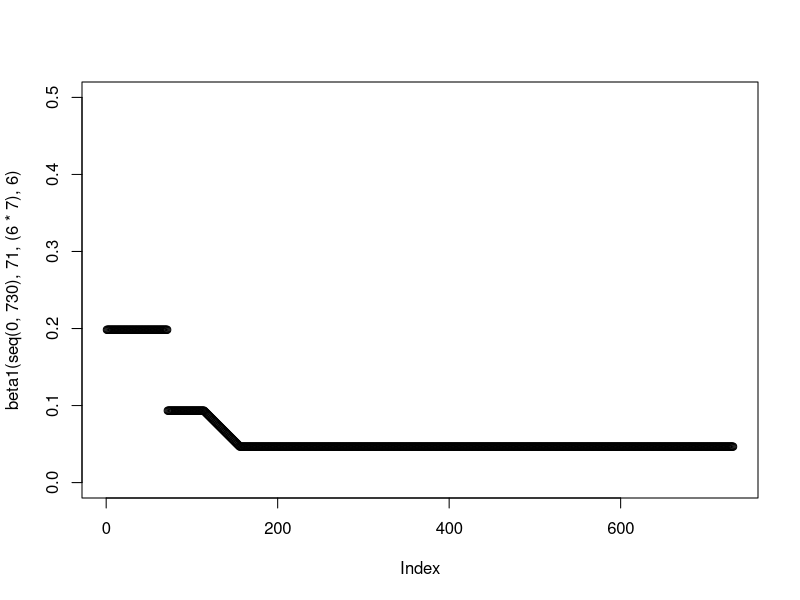
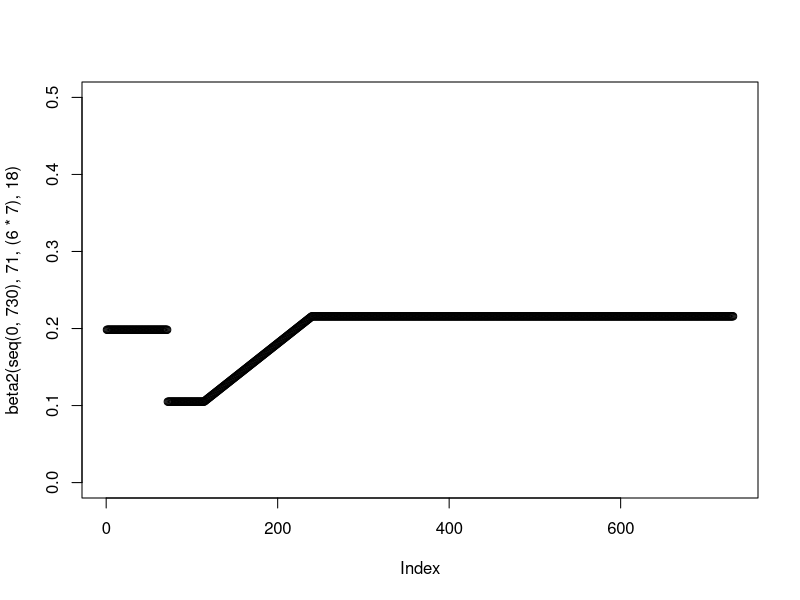
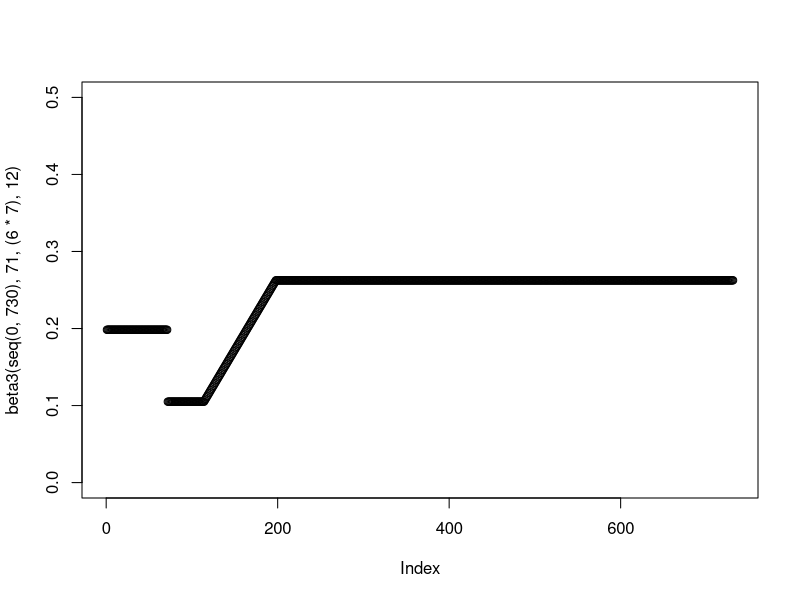
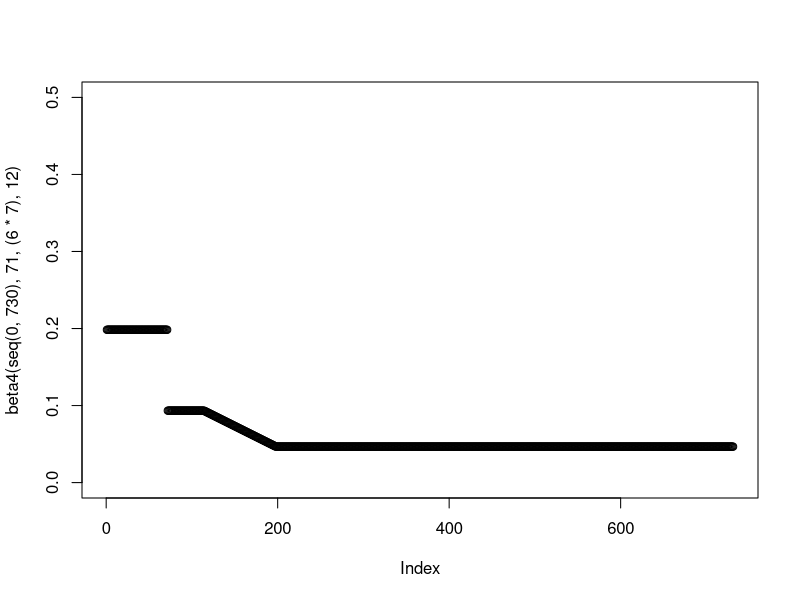

The R script that drew these images, in order:
setwd("C:/Users/amorg/Documents/PhD/nCoV Work/Figures/Enhanced Shielding/New") # This is where the plots Output
rm(list=ls())
library("deSolve"); library("ggplot2"); library("ggpubr"); library("reshape2"); library("dplyr"); library("Cairo")

#### Model Functions - Gen Time/ Betas/ODEs ####
#Function to calculate the Generation time (1/gamma) parameter
GenTime <- function(T2, R0) {
  G = T2 * ((R0-1)/log(2))
  return(G)
}

#Functions for the 4 Betas in the model - Plotting function visualises the beta(t) throughout the model run
beta1 <- function(time, tstart1, tdur, tdur2) {
  gamma <- 1/(GenTime(3.3,2.8))
  beta1_2 <- 0.4*(gamma)
  betalin <- approxfun(x=c(tstart1+tdur, tstart1+tdur+(tdur2*7)), y = c(0.8*(gamma), beta1_2), method="linear", rule  =2)
  ifelse((time >= tstart1 & time <= tstart1+tdur), 
         0.8*(gamma), #Phase 2
         ifelse((time >= tstart1+tdur & time <= tstart1+tdur+(tdur2*7)), 
                betalin(time), #Phase 3
                ifelse((time >= tstart1+tdur+(tdur2*7) & time <= 730),
                       beta1_2, #Phase 4
                       1.7*(gamma))))} #Phase 1

plot(beta1(seq(0,730), 71, (6*7), 6), ylim = c(0,0.5))

beta2 <- function(time, tstart1, tdur, tdur2) {
  gamma <- 1/(GenTime(3.3,2.8))
  beta1_2 <- 1.85*gamma
  betalin <- approxfun(x=c(tstart1+tdur, tstart1+tdur+(tdur2*7)), y = c(0.9*(gamma), beta1_2), method="linear", rule  =2)
  ifelse((time >= tstart1 & time <= tstart1+tdur), 
         0.9*(gamma), #Phase 2
         ifelse((time >= tstart1+tdur & time <= tstart1+tdur+(tdur2*7)),
                betalin(time), #Phase 3
                ifelse((time >= tstart1+tdur+(tdur2*7) & time <= 730),
                       beta1_2, #Phase 4
                       1.7*(gamma))))} #Phase 1

plot(beta2(seq(0,730), 71, (6*7), 18), ylim = c(0,0.5))

beta3 <- function(time, tstart1, tdur,tdur2) {
  gamma <- 1/(GenTime(3.3,2.8))
  beta1_2 <- 2.25*gamma 
  betalin <- approxfun(x=c(tstart1+tdur, tstart1+tdur+(tdur2*7)), y = c(0.9*(gamma), beta1_2), method="linear", rule  =2)
  ifelse((time >= tstart1 & time <= tstart1+tdur),
         0.9*(gamma), #Phase 2
         ifelse((time >= tstart1+tdur & time <= tstart1+tdur+(tdur2*7)),
                betalin(time), #Phase 3
                ifelse((time >= tstart1+tdur+(tdur2*7) & time <= 730),
                       beta1_2, #Phase 4
                       1.7*(gamma))))} #Phase 1

plot(beta3(seq(0,730), 71, (6*7), 12), ylim = c(0,0.5))

beta4 <- function(time,tstart1,tdur, tdur2) {
  gamma <- 1/(GenTime(3.3,2.8))
  beta1_2 <- 0.4*(gamma)
  betalin <- approxfun(x=c(tstart1+tdur, tstart1+tdur+(tdur2*7)), y = c(0.8*(gamma), beta1_2), method="linear", rule  =2)
  ifelse((time >= tstart1 & time <= tstart1+tdur), 
         0.8*(gamma), #Phase 2
         ifelse((time >= tstart1+tdur & time <= tstart1+tdur+(tdur2*7)), 
                betalin(time), #Phase 3
                ifelse((time >= tstart1+tdur+(tdur2*7) & time <= 730),
                       beta1_2, #Phase 4
                       1.7*(gamma))))} #Phase 1

plot(beta4(seq(0,730), 71, (6*7), 12), ylim = c(0,0.5))

#ODEs for the Enhanced Shielding Model - Remainder is split into 3 sub-groups
SIRS <- function(time, state, parameters) {
  with(as.list(c(state, parameters)), {
    beta1 <- beta1(time,tstart1,tdur,tdur2)
    beta2 <- beta2(time,tstart1,tdur,tdur2)
    beta3 <- beta3(time,tstart1,tdur,tdur2)
    beta4 <- beta4(time,tstart1,tdur,tdur2)
    
    dSv = - beta1*Iv*Sv - beta1*Is*Sv - beta4*Ir1*Sv - beta4*Ir2*Sv - beta4*Ir3*Sv + zeta*Rv
    dSs = - beta1*Iv*Ss - beta1*Is*Ss - beta2*Ir1*Ss - beta2*Ir2*Ss - beta2*Ir3*Ss + zeta*Rs
    dSr1 = - beta4*Iv*Sr1 - beta2*Is*Sr1 - beta3*Ir1*Sr1 - beta3*Ir2*Sr1 - beta3*Ir3*Sr1 + zeta*Rr1
    dSr2 = - beta4*Iv*Sr2 - beta2*Is*Sr2 - beta3*Ir1*Sr2 - beta3*Ir2*Sr2 - beta3*Ir3*Sr2 + zeta*Rr2
    dSr3 = - beta4*Iv*Sr3 - beta2*Is*Sr3 - beta3*Ir1*Sr3 - beta3*Ir2*Sr3 - beta3*Ir3*Sr3 + zeta*Rr3
    
    dIv = beta1*Iv*Sv + beta1*Is*Sv + beta4*Ir1*Sv + beta4*Ir2*Sv + beta4*Ir3*Sv - gamma*Iv
    dIs = beta1*Iv*Ss + beta1*Is*Ss + beta2*Ir1*Ss + beta2*Ir2*Ss + beta2*Ir3*Ss - gamma*Is
    dIr1 = beta4*Iv*Sr1 + beta2*Is*Sr1 + beta3*Ir1*Sr1 + beta3*Ir2*Sr1 + beta3*Ir3*Sr1 - gamma*Ir1
    dIr2 = beta4*Iv*Sr2 + beta2*Is*Sr2 + beta3*Ir1*Sr2 + beta3*Ir2*Sr2 + beta3*Ir3*Sr2 - gamma*Ir2
    dIr3 = beta4*Iv*Sr3 + beta2*Is*Sr3 + beta3*Ir1*Sr3 + beta3*Ir2*Sr3 + beta3*Ir3*Sr3 - gamma*Ir3
    
    dRv = gamma*Iv - zeta*Rv 
    dRs = gamma*Is - zeta*Rs
    dRr1 = gamma*Ir1 - zeta*Rr1
    dRr2 = gamma*Ir2 - zeta*Rr2
    dRr3 = gamma*Ir3 - zeta*Rr3

    return(list(c(dSv, dSs, dSr1, dSr2, dSr3,
                  dIv, dIs, dIr1, dIr2, dIr3,
                  dRv, dRs, dRr1, dRr2, dRr3)))
  })
}

#### Running the Model w/ Parameters ####

#Initial Conditions, Times, Parameters and Phase Timings 
init <- c(Sv = 0.2 - 0.0001*0.2, Ss = 0.2 - 0.0001*0.2, 
          Sr1 = 0.2 - 0.0001*0.2, Sr2 = 0.2 - 0.0001*0.2, Sr3 = 0.2 - 0.0001*0.2,
          
          Iv = 0.0001*0.2, Is = 0.0001*0.2, Ir1 = 0.0001*0.2, Ir2 = 0.0001*0.2, Ir3 = 0.0001*0.2,   
          Rv= 0, Rs = 0, Rr1 = 0, Rr2 = 0, Rr3 = 0)

times <- seq(0, 478, by = 1)

#### Altering the Duration of Phase 3 - 12/6/18 Weeks ####
#### 12 Weeks ####
#Parameters - TDUR is 12 Weeks 
parms = c(gamma = 1/(GenTime(3.3,2.8)), 
          zeta = 1/365,
          tstart1 = 71, 
          tdur = 6*7,
          tdur2 = 12) 

out1 <- data.frame(ode(y = init, func = SIRS, times = times, parms = parms))

#Altering the output dataframe so that N=1
out1$RemS <- out1$Sr1 + out1$Sr2 + out1$Sr3; out1$RemI <- out1$Ir1 + out1$Ir2 + out1$Ir3; out1$RemR <- out1$Rr1 + out1$Rr2 + out1$Rr3
out1$Sv <- out1$Sv/0.20; out1$Ss <- out1$Ss/0.20; out1$RemS <- out1$RemS/0.60
out1$Iv <- out1$Iv/0.20; out1$Is <- out1$Is/0.20; out1$RemI <- out1$RemI/0.60
out1$Rv <- out1$Rv/0.20; out1$Rs <- out1$Rs/0.20; out1$RemR <- out1$RemR/0.60
out1$Beta1 <- beta1(times, 71, (6*7), parms[[5]]*7)
out1$Beta2 <- beta2(times, 71, (6*7), parms[[5]]*7)
out1$Beta3 <- beta3(times, 71, (6*7), parms[[5]]*7)
out1$Beta4 <- beta4(times, 71, (6*7), parms[[5]]*7)

#Phases altered for the new TDUR = 12
phase1 <- data.frame(xmin=0, xmax=71, ymin=-Inf, ymax=Inf, name = "P1")
phase2 <- data.frame(xmin=71, xmax=71+(6*7), ymin=-Inf, ymax=Inf, name = "P2")
phase3 <- data.frame(xmin=71+(6*7), xmax=71+(6*7)+parms[[5]]*7, ymin=-Inf, ymax=Inf, name = "P3")
phase4 <- data.frame(xmin=71+(6*7)+parms[[5]]*7, xmax=Inf, ymin=-Inf, ymax=Inf, name = "P4")

#Naming the Output Columns
colnames(out1) <- c("Time", "Suscv", "Suscs", "Suscr1", "Suscr2","Suscr3", 
                    "Infected_Iv", "Infected_Is", "Infected_Ir1", "Infected_Ir2", "Infected_Ir3", 
                    "Recovv", "Recovs", "Recovr1", "Recovr2", "Recovr2",
                    "RemSusc", "RemInf", "RemRecov",
                    "Beta_1", "Beta_2", "Beta_3", "Beta_4")

#Input for ggplot
statsinfecv <- melt(out1, id.vars = c("Time"), measure.vars = c("Infected_Iv", "Infected_Is", "RemInf"))
statsinfecv$variable <- factor(statsinfecv$variable, levels=rev(levels(statsinfecv$variable)))

#Plotting
pinf12 <- ggplot(data = statsinfecv, aes(x = (Time), y = value, col = variable))  + theme_bw() +
  labs(x ="Time (Days)", y = "Proportion Infected") + scale_y_continuous(limits = c(0,0.07), expand = c(0,0)) +
  theme(legend.position = "none", legend.title = element_blank(), legend.text=element_text(size=14),  axis.text=element_text(size=14),
        axis.title.y=element_text(size=14),axis.title.x = element_blank(), 
        legend.spacing.x = unit(0.3, 'cm'), plot.margin=unit(c(0.7,0.7,0.8,0.8),"cm")) + scale_x_continuous(expand = c(0, 0)) + 
  scale_color_manual(values=c('blue','darkgreen','red'), labels= c("General", "Shielders", "Vulnerable")) +
  geom_rect(data=phase2, aes(xmin=xmin, xmax=xmax, ymin=ymin, ymax=ymax), fill="grey", alpha=0.5, inherit.aes = FALSE) +
  geom_rect(data=phase3, aes(xmin=xmin, xmax=xmax, ymin=ymin, ymax=ymax), fill="grey", alpha=0.35, inherit.aes = FALSE) +
  geom_rect(data=phase4, aes(xmin=xmin, xmax=xmax, ymin=ymin, ymax=ymax), fill="grey", alpha=0.5, inherit.aes = FALSE) +
  geom_text(data = phase1, aes(x = xmin, y = 0.06, label = name),inherit.aes = FALSE, size = 8, vjust = 0, hjust = 0, nudge_x = 25) +
  geom_text(data = phase2, aes(x = xmin, y = 0.06, label = name),inherit.aes = FALSE, size = 8, vjust = 0, hjust = 0, nudge_x = 8) +
  geom_text(data = phase3, aes(x = xmin, y = 0.06, label = name),inherit.aes = FALSE, size = 8, vjust = 0, hjust = 0, nudge_x = 30) +
  geom_text(data = phase4, aes(x = xmin, y = 0.06, label = name),inherit.aes = FALSE, size = 8, vjust = 0, hjust = 0, nudge_x = 125) +
  geom_line(size = 1.02, stat = "identity")

#### 6 ####
#Parameters - TDUR is 6 Weeks 
parms = c(gamma = 1/(GenTime(3.3,2.8)), 
          zeta = 1/365,
          tstart1 = 71, 
          tdur = 6*7,
          tdur2 = 6) 

out1 <- data.frame(ode(y = init, func = SIRS, times = times, parms = parms))

#Altering the output dataframe so that N = 1
out1$RemS <- out1$Sr1 + out1$Sr2 + out1$Sr3; out1$RemI <- out1$Ir1 + out1$Ir2 + out1$Ir3; out1$RemR <- out1$Rr1 + out1$Rr2 + out1$Rr3
out1$Sv <- out1$Sv/0.20; out1$Ss <- out1$Ss/0.20; out1$RemS <- out1$RemS/0.60
out1$Iv <- out1$Iv/0.20; out1$Is <- out1$Is/0.20; out1$RemI <- out1$RemI/0.60
out1$Rv <- out1$Rv/0.20; out1$Rs <- out1$Rs/0.20; out1$RemR <- out1$RemR/0.60
out1$Beta1 <- beta1(times, 71, (6*7), parms[[5]]*7)
out1$Beta2 <- beta2(times, 71, (6*7), parms[[5]]*7)
out1$Beta3 <- beta3(times, 71, (6*7), parms[[5]]*7)
out1$Beta4 <- beta4(times, 71, (6*7), parms[[5]]*7)

#Phases altered for the new TDUR = 6
phase1 <- data.frame(xmin=0, xmax=71, ymin=-Inf, ymax=Inf, name = "P1")
phase2 <- data.frame(xmin=71, xmax=71+(6*7), ymin=-Inf, ymax=Inf, name = "P2")
phase3 <- data.frame(xmin=71+(6*7), xmax=71+(6*7)+parms[[5]]*7, ymin=-Inf, ymax=Inf, name = "P3")
phase4 <- data.frame(xmin=71+(6*7)+ parms[[5]]*7, xmax=Inf, ymin=-Inf, ymax=Inf, name = "P4")

#Naming the Output Columns
colnames(out1) <- c("Time", "Suscv", "Suscs", "Suscr1", "Suscr2","Suscr3", 
                    "Infected_Iv", "Infected_Is", "Infected_Ir1", "Infected_Ir2", "Infected_Ir3", 
                    "Recovv", "Recovs", "Recovr1", "Recovr2", "Recovr2",
                    "RemSusc", "RemInf", "RemRecov",
                    "Beta_1", "Beta_2", "Beta_3", "Beta_4")

#Input for ggplot
statsinfecv <- melt(out1, id.vars = c("Time"), measure.vars = c("Infected_Iv", "Infected_Is", "RemInf"))
statsinfecv$variable <- factor(statsinfecv$variable, levels=rev(levels(statsinfecv$variable)))

#Plotting
pinf6 <- ggplot(data = statsinfecv, aes(x = (Time), y = value, col = variable))  + theme_bw() +
  labs(x ="Time (Days)", y = "Proportion Infected") + scale_y_continuous(limits = c(0,0.07), expand = c(0,0)) +
  theme(legend.position = "none", legend.title = element_blank(), legend.text=element_text(size=14),  axis.text=element_text(size=14),
        axis.title.y=element_text(size=14),axis.title.x = element_blank(), 
        legend.spacing.x = unit(0.3, 'cm'), plot.margin=unit(c(0.7,0.7,0.8,0.8),"cm")) + scale_x_continuous(expand = c(0, 0)) + 
  scale_color_manual(values=c('blue','darkgreen','red'), labels= c("General", "Shielders", "Vulnerable")) +
  geom_rect(data=phase2, aes(xmin=xmin, xmax=xmax, ymin=ymin, ymax=ymax), fill="grey", alpha=0.5, inherit.aes = FALSE) +
  geom_rect(data=phase3, aes(xmin=xmin, xmax=xmax, ymin=ymin, ymax=ymax), fill="grey", alpha=0.35, inherit.aes = FALSE) +
  geom_rect(data=phase4, aes(xmin=xmin, xmax=xmax, ymin=ymin, ymax=ymax), fill="grey", alpha=0.5, inherit.aes = FALSE) +
  geom_text(data = phase1, aes(x = xmin, y = 0.06, label = name),inherit.aes = FALSE, size = 8, vjust = 0, hjust = 0, nudge_x = 25) +
  geom_text(data = phase2, aes(x = xmin, y = 0.06, label = name),inherit.aes = FALSE, size = 8, vjust = 0, hjust = 0, nudge_x = 8) +
  geom_text(data = phase3, aes(x = xmin, y = 0.06, label = name),inherit.aes = FALSE, size = 8, vjust = 0, hjust = 0, nudge_x = 8) +
  geom_text(data = phase4, aes(x = xmin, y = 0.06, label = name),inherit.aes = FALSE, size = 8, vjust = 0, hjust = 0, nudge_x = 140) +
  geom_line(size = 1.02, stat = "identity")

#### 18 ####
#Parameters - TDUR is 18 Weeks 
parms = c(gamma = 1/(GenTime(3.3,2.8)), 
          zeta = 1/365,
          tstart1 = 71, 
          tdur = 6*7,
          tdur2 = 18) 

out1 <- data.frame(ode(y = init, func = SIRS, times = times, parms = parms))

#Altering the output dataframe so that N=1
out1$RemS <- out1$Sr1 + out1$Sr2 + out1$Sr3; out1$RemI <- out1$Ir1 + out1$Ir2 + out1$Ir3; out1$RemR <- out1$Rr1 + out1$Rr2 + out1$Rr3
out1$Sv <- out1$Sv/0.20; out1$Ss <- out1$Ss/0.20; out1$RemS <- out1$RemS/0.60
out1$Iv <- out1$Iv/0.20; out1$Is <- out1$Is/0.20; out1$RemI <- out1$RemI/0.60
out1$Rv <- out1$Rv/0.20; out1$Rs <- out1$Rs/0.20; out1$RemR <- out1$RemR/0.60
out1$Beta1 <- beta1(times, 71, (6*7), parms[[5]]*7)
out1$Beta2 <- beta2(times, 71, (6*7), parms[[5]]*7)
out1$Beta3 <- beta3(times, 71, (6*7), parms[[5]]*7)
out1$Beta4 <- beta4(times, 71, (6*7), parms[[5]]*7)

#Phases altered for the new TDUR = 18
phase1 <- data.frame(xmin=0, xmax=71, ymin=-Inf, ymax=Inf, name = "P1")
phase2 <- data.frame(xmin=71, xmax=71+(6*7), ymin=-Inf, ymax=Inf, name = "P2")
phase3 <- data.frame(xmin=71+(6*7), xmax=71+(6*7)+parms[[5]]*7, ymin=-Inf, ymax=Inf, name = "P3")
phase4 <- data.frame(xmin=71+(6*7)+ parms[[5]]*7, xmax=Inf, ymin=-Inf, ymax=Inf, name = "P4")

#Naming the Output Columns
colnames(out1) <- c("Time", "Suscv", "Suscs", "Suscr1", "Suscr2","Suscr3", 
                    "Infected_Iv", "Infected_Is", "Infected_Ir1", "Infected_Ir2", "Infected_Ir3", 
                    "Recovv", "Recovs", "Recovr1", "Recovr2", "Recovr2",
                    "RemSusc", "RemInf", "RemRecov",
                    "Beta_1", "Beta_2", "Beta_3", "Beta_4")

#Input for ggplot
statsinfecv <- melt(out1, id.vars = c("Time"), measure.vars = c("Infected_Iv", "Infected_Is", "RemInf"))
statsinfecv$variable <- factor(statsinfecv$variable, levels=rev(levels(statsinfecv$variable)))

#Plotting
pinf18 <- ggplot(data = statsinfecv, aes(x = (Time), y = value, col = variable))  + theme_bw() +
  labs(x ="Time (Days)", y = "Proportion Infected") + scale_y_continuous(limits = c(0,0.07), expand = c(0,0)) +
  theme(legend.position = "none", legend.title = element_blank(), legend.text=element_text(size=14),  axis.text=element_text(size=14),
        axis.title.y=element_text(size=14),axis.title.x = element_text(size=14), 
        legend.spacing.x = unit(0.3, 'cm'), plot.margin=unit(c(0.7,0.7,0.8,0.8),"cm")) + scale_x_continuous(expand = c(0, 0)) + 
  scale_color_manual(values=c('blue','darkgreen','red'), labels= c("General", "Shielders", "Vulnerable")) +
  geom_rect(data=phase2, aes(xmin=xmin, xmax=xmax, ymin=ymin, ymax=ymax), fill="grey", alpha=0.5, inherit.aes = FALSE) +
  geom_rect(data=phase3, aes(xmin=xmin, xmax=xmax, ymin=ymin, ymax=ymax), fill="grey", alpha=0.35, inherit.aes = FALSE) +
  geom_rect(data=phase4, aes(xmin=xmin, xmax=xmax, ymin=ymin, ymax=ymax), fill="grey", alpha=0.5, inherit.aes = FALSE) +
  geom_text(data = phase1, aes(x = xmin, y = 0.06, label = name),inherit.aes = FALSE, size = 8, vjust = 0, hjust = 0, nudge_x = 25) +
  geom_text(data = phase2, aes(x = xmin, y = 0.06, label = name),inherit.aes = FALSE, size = 8, vjust = 0, hjust = 0, nudge_x = 8) +
  geom_text(data = phase3, aes(x = xmin, y = 0.06, label = name),inherit.aes = FALSE, size = 8, vjust = 0, hjust = 0, nudge_x = 50) +
  geom_text(data = phase4, aes(x = xmin, y = 0.06, label = name),inherit.aes = FALSE, size = 8, vjust = 0, hjust = 0, nudge_x = 100) +
  geom_line(size = 1.02, stat = "identity")

#### Plotting ####

#GGARRANGE
p1 <- ggarrange(pinf6, NULL, pinf12, NULL, pinf18, nrow = 5, ncol = 1, align = "v", 
                heights = c(0.5, -0.03, 0.5, -0.03, 0.55), 
                labels = c("A","", "B","", "C"), font.label = c(size = 20), common.legend = TRUE, legend = "bottom" )

#Anti-Aliasing in Plots - Can Ignore 
ggsave(p1, filename = "FigS3.png", dpi = 300, type = "cairo",
       width = 8.5, height = 11, units = "in")
